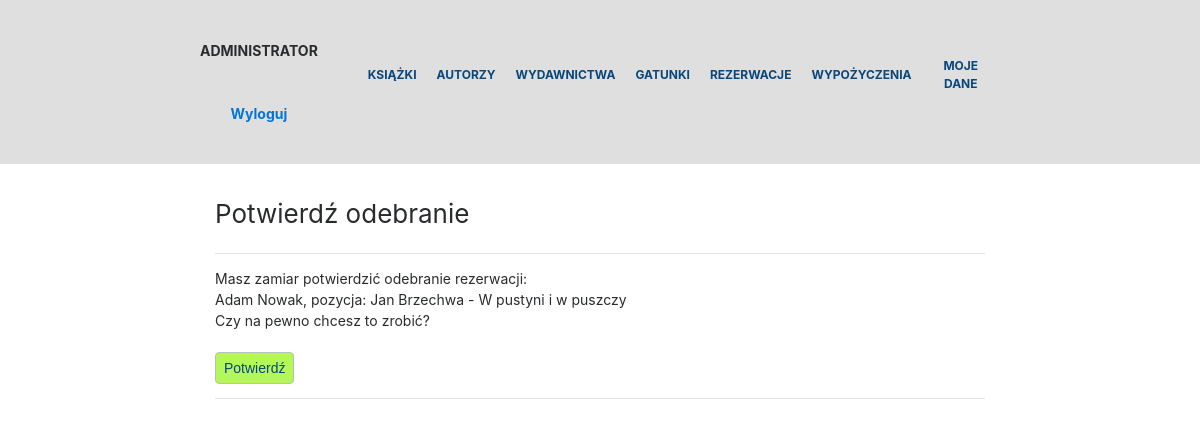
The app's page /administrator/potwierdz-odebranie.php?id=36 with its own data.
### tables this page shows
CREATE TABLE `rezerwacja` (
  `id_rezerwacji` int(11) NOT NULL,
  `id_ksiazki` int(11) NOT NULL,
  `id_uzytkownika` int(11) NOT NULL,
  `data_rezerwacji` date NOT NULL,
  `data_odebrania` date NOT NULL,
  `czy_odebrana` varchar(3) NOT NULL
);

CREATE TABLE `uzytkownicy` (
  `id_uzytkownika` int(11) NOT NULL,
  `imie` text NOT NULL,
  `nazwisko` text NOT NULL,
  `data_ur` date NOT NULL,
  `email` text NOT NULL,
  `login` text NOT NULL,
  `haslo` text NOT NULL,
  `telefon` int(11) NOT NULL,
  `id_roli` int(11) NOT NULL
);

CREATE TABLE `autor` (
  `id_autora` int(11) NOT NULL,
  `imie` text NOT NULL,
  `nazwisko` text NOT NULL
);

CREATE TABLE `ksiazka` (
  `id_ksiazki` int(11) NOT NULL,
  `tytul` text NOT NULL,
  `id_autora` int(11) NOT NULL,
  `id_gatunku` int(11) NOT NULL,
  `id_wydawnictwa` int(11) NOT NULL,
  `ilosc_egz` int(11) NOT NULL,
  `ilosc_dost_egz` int(11) NOT NULL
);

### administrator/potwierdz-odebranie.php (the view, shortened to what this page needs)
<?php
    require_once('../connect.php');
?>
<!DOCTYPE html>
<html lang="pl_PL">
    <head>
        <link rel="stylesheet" href="../css/style.css">
        <link rel="stylesheet" href="../css/bootstrap.css">
    </head>
    <body>
        <?php
            $connection = mysqli_connect($host, $db_user, $db_password, $db_name);
            mysqli_select_db($connection, "biblioteka");
        ?>
        <div class="dis-flex nav-bar">
            <div>
                <?php
                    echo '<div class="user_role">';
                        echo "<b>ADMINISTRATOR</b><br/><br/>";
                    echo '<br/><b><a href="../logout.php">Wyloguj</a></b></div>';
                ?>
            </div>
            <div>
                <?php include_once('menu.php'); ?>
            </div>
        </div>
        <div class="content">
            <div class="col-md-12" style="padding-top: 30px;">
                <div class="tytul_podstrony">Potwierdź odebranie</div><div class="clear"></div> <hr/>
                <?php
                    $ider = (isset($_GET['id'])) ? (int)$_GET['id'] : 0;
                    $sql1 = "SELECT * FROM rezerwacja where id_rezerwacji=$ider";
                    if ($rezultat1 = @$connection -> query($sql1)) {
                        $ilosc = $rezultat1 -> num_rows;
                        if ($ilosc == 0) {
                            echo "Nie ma takiej rezerwacji.";
                        }
                        else {
                            while($row1 = mysqli_fetch_row($rezultat1)) {
                                extract($row1);
                                $idks = $row1[1];
                                $iduz = $row1[2];
                                $sql2 = "SELECT imie, nazwisko FROM uzytkownicy WHERE id_uzytkownika=$iduz";
                                $rezultat2 = @$connection -> query($sql2);
                                $row2 = mysqli_fetch_row($rezultat2);
                                $sql3 = "SELECT tytul, id_autora FROM ksiazka WHERE id_ksiazki=$idks";
                                $rezultat3 = @$connection -> query($sql3);
                                $row3 = mysqli_fetch_row($rezultat3);
                                $idau = $row3[1];
                                $sql4 = "SELECT imie, nazwisko FROM autor WHERE id_autora=$idau";
                                $rezultat4 = @$connection -> query($sql4);
                                $row4 = mysqli_fetch_row($rezultat4);
                                echo "Masz zamiar potwierdzić odebranie rezerwacji: <br/>";
                                echo $row2[0]." ".$row2[1].", pozycja: ".$row4[0]." ".$row4[1]." - ".$row3[0];
                                echo "<br/> Czy na pewno chcesz to zrobić? <br/><br/>";
                            ?>
                            <form method="post">
                                <input type="submit" value="Potwierdź" name="rezerwacja" />
                            </form>
                            <?php
                                echo "<hr/>";
                            }
                        }
                    }
                ?>
            </div>
        </div>
    </body>
</html>

### css/style.css (style rules this page uses)
html { font-family: sans-serif; line-height: 1.15; -ms-text-size-adjust: 100%; -webkit-text-size-adjust: 100%; font-size: 14px; }
body { margin: 0; }
button, input, optgroup, select, textarea { font-family: sans-serif; font-size: 100%; line-height: 1.15; margin: 0; }
button, input { overflow: visible; }
button, html [type="button"], [type="reset"], [type="submit"] { -webkit-appearance: button; }
body { font-family: -apple-system, system-ui, BlinkMacSystemFont, "Segoe UI", Roboto, "Helvetica Neue", Arial, sans-serif; font-size: 1rem; font-weight: normal; line-height: 1.5; color: #292b2c; background-color: #fff; }
a { color: #0275d8; text-decoration: none; }
input, button, select, textarea { line-height: inherit; }
input[type="submit"] { height: 32px; -khtml-border-radius: 4px; border-radius: 4px; border: 1px solid #bebebe; padding-left: 8px; padding-right: 8px; background: #b4f858; color: #08467b; }
.user_role { width: 100%; text-align: center; }
.tytul_podstrony { font-size: 26px; float: left; height: 45px; padding-right: 40px; }
.dis-flex { display: flex; align-items: center; justify-content: center; }
.nav-bar { background: rgb(223, 223, 223); padding: 40px 200px 40px 200px; }
.content { padding-left: 200px; padding-right: 200px; }

### records on screen
rezerwacja: id_uzytkownika.imie "Adam", id_uzytkownika.nazwisko "Nowak", autor.imie "Jan", autor.nazwisko "Brzechwa", id_ksiazki.tytul "W pustyni i w puszczy"
